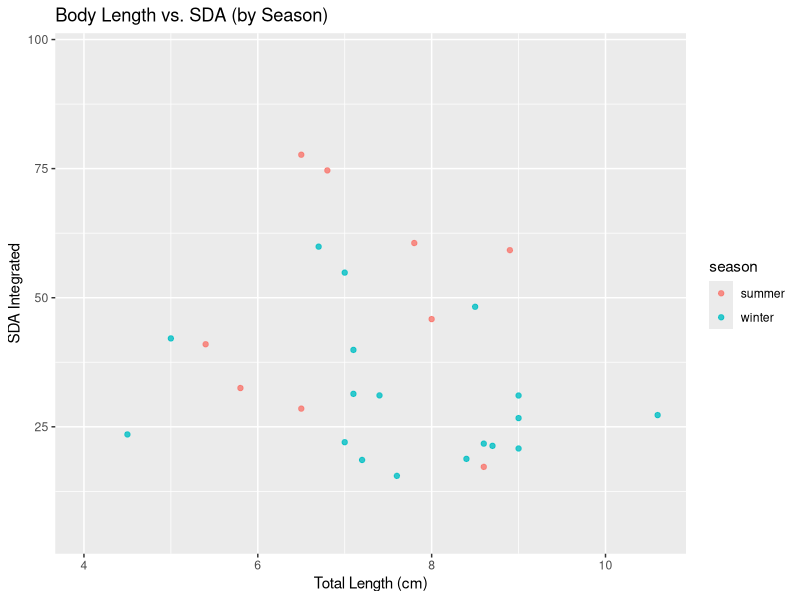
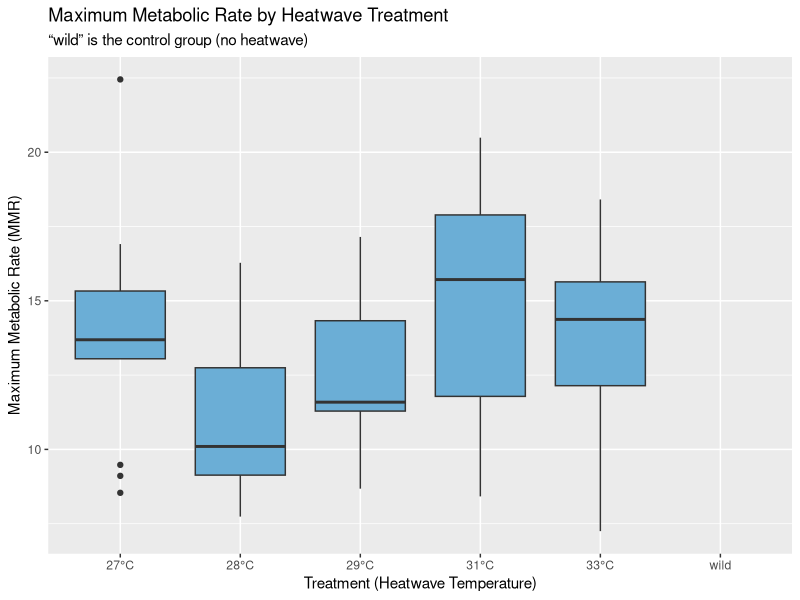
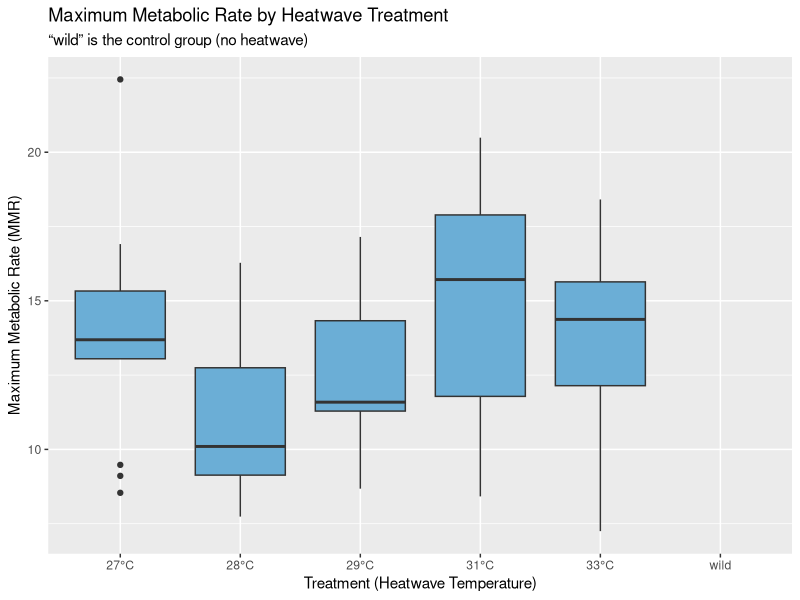

The R source for these figures, in order:
## ---- chunk 1
library(tidyverse)
library(broom)
library(viridisLite)
library(ggplot2)
## ---- chunk 2
heatwaves_coral_fish <- read_csv("../data/VanWert_etal_2023_hawkfish.csv")
glimpse(heatwaves_coral_fish)
## ---- chunk 3
heatwaves_coral_fish_clean <- heatwaves_coral_fish |>
  rename(wet_mass = bw_g,
         total_length = tl_cm,
         standard_length = sl_cm,
         max_metabolic_rate = mmr_corrected,
         standard_metabolic_rate = smr_low10_all,
         absolute_aerobic_scope = aas_corrected,
         factorial_aerobic_scope = fas,
         SDA_coeff = sda_coeff,
         temp_of_arrhythmia = tarr,
         peak_max_heart_rate = fhmax_peak,
         temp_at_max_heart_rate = tpeak)
## ---- chunk 4

heatwave_vs_mmr <- heatwaves_coral_fish_clean |>
  ggplot(aes(x = treatment_new, y = max_metabolic_rate)) +
  geom_boxplot(fill = "#6BAED6") +
  scale_x_discrete(labels = function(x) ifelse(x == "wild", "wild", paste0(x, "°C"))) +
  labs(
    title = "Maximum Metabolic Rate by Heatwave Treatment",
    subtitle = "“wild” is the control group (no heatwave)",
    x = "Treatment (Heatwave Temperature)",
    y = "Maximum Metabolic Rate (MMR)"
  )

# Save the plot
ggsave("fig_heatwave_boxplot.png", heatwave_vs_mmr, width = 7, height = 5)

## ---- chunk 5

heatwaves_coral_fish |>
  ggplot(aes(x = tl_cm, y = SDA_integrated, color = season)) +
  geom_point(alpha = 0.8) +
  labs(
    title = "Body Length vs. SDA (by Season)",
    x = "Total Length (cm)",
    y = "SDA Integrated"
  )

# Save the plot
ggsave("fig_heatwave_boxplot.png", heatwave_vs_mmr, width = 7, height = 5)
## ---- chunk 6
